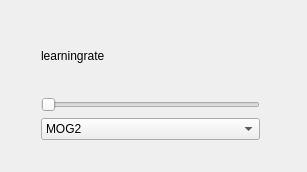
<?xml version="1.0" encoding="UTF-8"?>
<ui version="4.0">
 <class>BackgroundSubtractionStepDialog</class>
 <widget class="QDialog" name="BackgroundSubtractionStepDialog">
  <property name="geometry">
   <rect>
    <x>0</x>
    <y>0</y>
    <width>307</width>
    <height>172</height>
   </rect>
  </property>
  <property name="windowTitle">
   <string>BackgroundSubtractionStepDialog</string>
  </property>
  <widget class="QWidget" name="layoutWidget">
   <property name="geometry">
    <rect>
     <x>30</x>
     <y>10</y>
     <width>241</width>
     <height>141</height>
    </rect>
   </property>
   <layout class="QVBoxLayout" name="verticalLayout">
    <item>
     <widget class="QLabel" name="label_learningrate">
      <property name="text">
       <string>learningrate</string>
      </property>
     </widget>
    </item>
    <item>
     <widget class="QSlider" name="slider_learningrate">
      <property name="orientation">
       <enum>Qt::Horizontal</enum>
      </property>
     </widget>
    </item>
    <item>
     <widget class="QComboBox" name="comboBox">
      <property name="currentIndex">
       <number>2</number>
      </property>
      <item>
       <property name="text">
        <string>FGD_STAT</string>
       </property>
      </item>
      <item>
       <property name="text">
        <string>MOG</string>
       </property>
      </item>
      <item>
       <property name="text">
        <string>MOG2</string>
       </property>
      </item>
      <item>
       <property name="text">
        <string>GMG</string>
       </property>
      </item>
     </widget>
    </item>
   </layout>
  </widget>
 </widget>
 <layoutdefault spacing="6" margin="11"/>
 <resources/>
 <connections/>
</ui>
